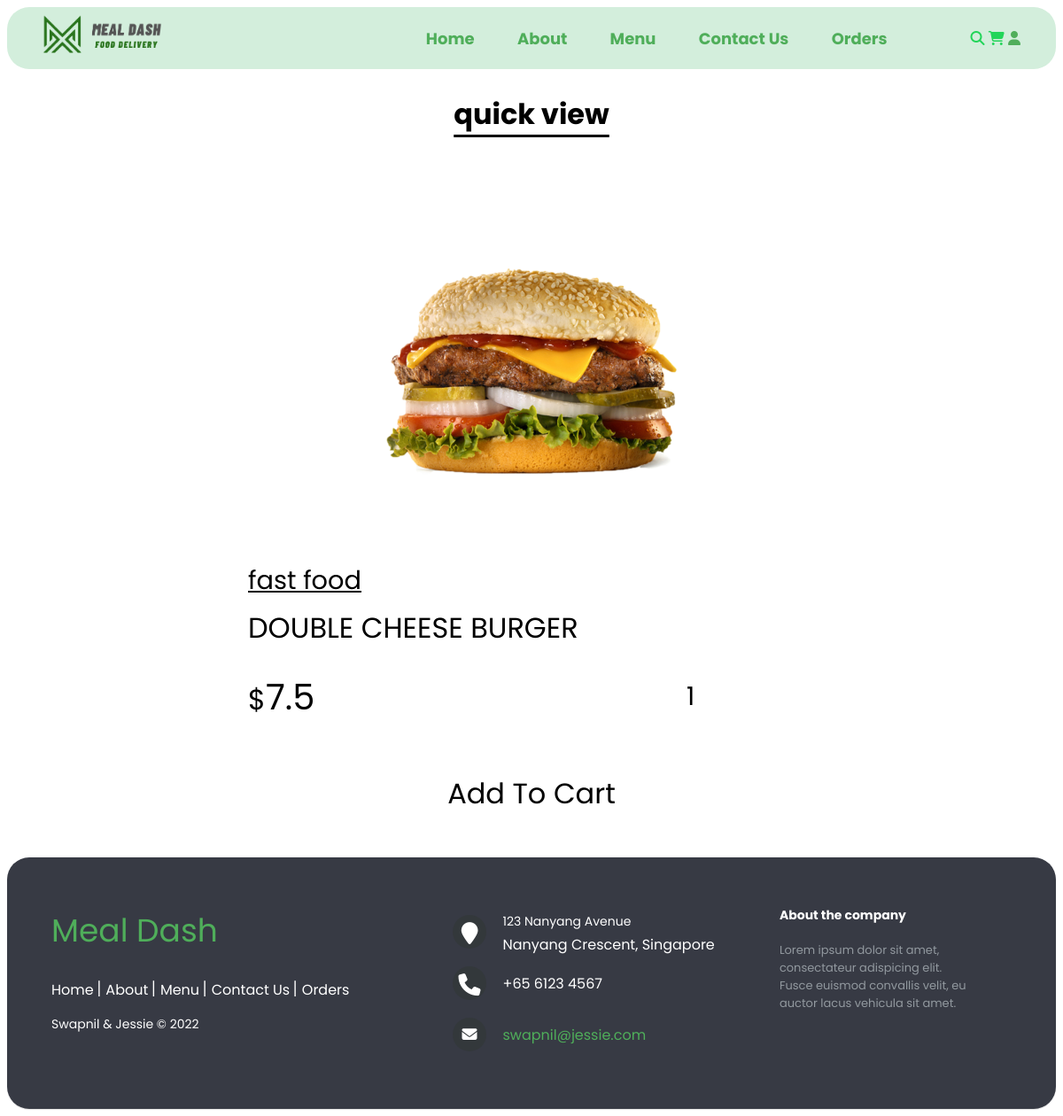
The page /quick_view.php?pid=1 on the database its author committed.
### tables this page shows
CREATE TABLE `products` (
  `id` int(100) UNSIGNED NOT NULL,
  `name` varchar(100) NOT NULL,
  `category` varchar(100) NOT NULL,
  `price` double(10,2) NOT NULL,
  `image` varchar(100) DEFAULT NULL
);

### quick_view.php (the view, shortened to what this page needs)
<!DOCTYPE html>
<html lang="en">
<head>
   <link rel="stylesheet" href="https://cdnjs.cloudflare.com/ajax/libs/font-awesome/6.1.1/css/all.min.css">
   <link rel="stylesheet" href="css/stylesheet.css">
</head>
<body>
<?php include 'components/nav_header.php'; ?>
<section class="quick-view">
   <h1 class="title">quick view</h1>
   <?php
      $pid = $_GET['pid'];
      $select_products = $conn->prepare("SELECT * FROM `products` WHERE id = ?");
      $select_products->execute([$pid]);
      if($select_products->rowCount() > 0){
         while($fetch_products = $select_products->fetch(PDO::FETCH_ASSOC)){
   ?>
   <form action="" method="post" class="box">
      <img src="uploaded_img/<?= $fetch_products['image']; ?>" alt="">
      <a href="category.php?category=<?= $fetch_products['category']; ?>" class="cat"><?= $fetch_products['category']; ?></a>
      <div class="name"><?= $fetch_products['name']; ?></div>
      <div class="flex">
         <div class="price"><span>$</span><?= $fetch_products['price']; ?></div>
         <input type="number" name="qty" class="qty" min="1" max="99" value="1" maxlength="2">
      </div>
      <button type="submit" name="add_to_cart" class="cart-btn">add to cart</button>
   </form>
   <?php
         }
      }else{
         echo '<p class="empty">no products added yet!</p>';
      }
   ?>
</section>
<?php include 'components/footer.php'; ?>
</body>
</html>

### css/stylesheet.css (style rules this page uses)
* { font-family: 'Poppins', sans-serif; }
.title { font-size: 32px; color: black; text-align: center; text-decoration: underline; text-underline-offset: 12px; }
.name { font-size: 20px; text-transform: uppercase; margin: 20px 0; }
.quick-view form { max-width: 40rem; padding:2rem; border:black; position: relative; margin:0 auto; }
.quick-view form img { height: 25rem; width: 100%; object-fit: contain; margin-bottom: 1rem; }
.quick-view form .cat { font-size: 1.8rem; color:black; }
.quick-view form .name { font-size: 2rem; margin:.5rem 0; }
.quick-view form .flex { display: flex; justify-content: space-between; align-items: center; gap:1.5rem; margin:1rem 0; }
.quick-view form .flex .price { font-size: 2.5rem; color:var(--black); }
.quick-view form .flex .price span { font-size: 2rem; color:black; }
.quick-view form .flex .qty { border:black; padding:1rem; font-size: 1.8rem; color:black; }
.quick-view form .cart-btn { width: 100%; padding:1rem 3rem; text-align: center; border:black; font-size: 2rem; color:black; cursor: pointer; text-transform: capitalize; background: none; margin-top: 1rem; }

### rows shown on the page
products: image (picture), category "fast food", name "DOUBLE CHEESE BURGER", price "7.5"
